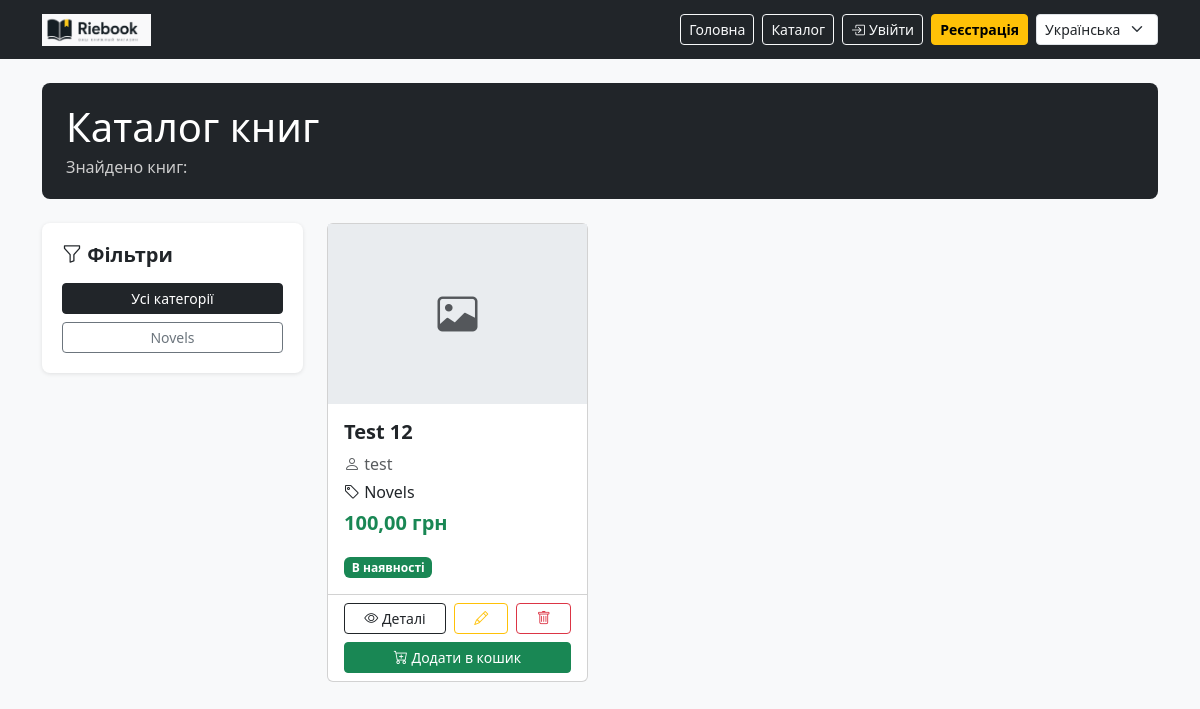
The page /books/ on the database its author committed.
### booksite_functions/models.py (models this page shows, shortened)
class Category(models.Model):
    name = models.CharField(max_length=20)
    slug = models.SlugField(max_length=20, unique=True)
    class Meta:
        verbose_name_plural = "Categories"

class Book(models.Model):
    STOCK_CHOICES = [
        ("y", _("In stock")),
        ("n", _("Out of stock"))
    ]
    title = models.CharField(max_length=20, verbose_name=_("Title"))
    photo = models.ImageField(upload_to="books/", blank=True, null=True, verbose_name=_("Photo"))
    author = models.TextField(verbose_name=_("Author"))
    price = models.DecimalField(max_digits=10, decimal_places=2, verbose_name=_("Price"))
    description = models.CharField(max_length=150, verbose_name=_("Description"))
    stock = models.CharField(max_length=1, choices=STOCK_CHOICES, default="y", verbose_name=_("Stock status"))
    category = models.ForeignKey(Category, on_delete=models.CASCADE, related_name="books", null=True, verbose_name=_("Category"))
    class Meta:
        verbose_name = _("Book")
        verbose_name_plural = _("Books")

### booksite_functions/views.py (the view)
# urls.py: path("books/", views.async_book_list, name="book-list"),
async def async_book_list(request):
    category_slug = request.GET.get("category")
    if category_slug:
        books_queryset = Book.objects.select_related("category").filter(category__slug=category_slug)
    else:
        books_queryset = Book.objects.select_related("category").all()
    books = [b async for b in books_queryset]
    categories = [c async for c in Category.objects.all()]
    return render(request, "book_list.html", {
        "books_l": books,
        "categories": categories
    })

### booksite_functions/templates/book_list.html (shortened to what this page needs)
{% extends "base.html" %}
{% load i18n %}
{% block content %}
<div class="page-header">
    <h1 class="mb-0"> {% translate "Book Catalog" %}</h1>
    <p class="mb-0 mt-1" style="color:#ccc;">{% translate "Books found" %}: {{ paginator.count }}</p>
</div>
<div class="row">
    <div class="col-md-3 mb-4">
        <div class="filter-sidebar">
            <h5 class="fw-bold mb-3"><i class="bi bi-funnel"></i> {% translate "Filters" %}</h5>
            <div class="d-flex flex-column gap-2">
                <a href="{% url 'books:book-list' %}"
                    class="btn btn-sm {% if not request.GET.category %}btn-dark{% else %}btn-outline-secondary{% endif %}">
                    {% translate "All categories" %}
                </a>
                {% for category in categories %}
                <a href="?category={{ category.slug }}"
                    class="btn btn-sm {% if request.GET.category == category.slug %}btn-gold{% else %}btn-outline-secondary{% endif %}">
                    {{ category.name }}
                </a>
                {% endfor %}
            </div>
        </div>
    </div>
    <div class="col-md-9">
        <div class="row row-cols-1 row-cols-md-3 g-4">
            {% for book in books_l %}
            <div class="col">
                <div class="card h-100">
                    {% if book.photo %}
                    <img src="{{ book.photo.url }}" class="card-img-top" style="height:180px; object-fit:cover;">
                    {% else %}
                    <div
                        style="height:180px; background:#e9ecef; display:flex; align-items:center; justify-content:center;">
                        <i class="bi bi-image text-muted fs-1"></i>
                    </div>
                    {% endif %}
                    <div class="card-body">
                        <h5 class="card-title fw-bold">{{ book.title }}</h5>
                        <p class="text-muted mb-1"><i class="bi bi-person"></i> {{ book.author }}</p>
                        <p class="mb-1"><i class="bi bi-tag"></i> {{ book.category }}</p>
                        <p class="fw-bold text-success fs-5">{{ book.price }} {% translate "UAH" %}</p>
                        {% if book.stock == "y" %}
                        <span class="badge badge-stock-y">{% translate "In stock" %}</span>
                        {% else %}
                        <span class="badge badge-stock-n">{% translate "Out of stock" %}</span>
                        {% endif %}
                    </div>
                    <div class="card-footer bg-transparent d-flex flex-column gap-2">
                        <div class="d-flex gap-2">
                            <a href="{% url 'books:book-detail' book.pk %}"
                                class="btn btn-sm btn-outline-dark flex-fill">
                                <i class="bi bi-eye"></i> {% translate "Details" %}
                            </a>
                            <a href="{% url 'books:book-update' book.pk %}"
                                class="btn btn-sm btn-outline-warning flex-fill">
                                <i class="bi bi-pencil"></i>
                            </a>
                            <a href="{% url 'books:book-delete' book.pk %}"
                                class="btn btn-sm btn-outline-danger flex-fill">
                                <i class="bi bi-trash"></i>
                            </a>
                        </div>
                        {% if book.stock == "y" %}
                        <a href="{% url 'books:cart_add' book.id %}" class="btn btn-sm btn-success w-100">
                            <i class="bi bi-cart-plus"></i> {% translate "Add to cart" %}
                        </a>
                        {% endif %}
                    </div>
                </div>
            </div>
            {% empty %}
            <div class="col-12">
                <div class="alert alert-info"><i class="bi bi-info-circle"></i> {% translate "No books found." %}</div>
            </div>
            {% endfor %}
        </div>
    </div>
</div>
{% endblock %}

### booksite_functions/templates/base.html (style rules this page uses)
.badge-stock-y { background-color: #198754; color: #fff; }
.page-header { background: #212529; color: #fff; padding: 20px 24px; border-radius: 8px; margin-bottom: 24px; }
.filter-sidebar { background: #fff; border-radius: 8px; padding: 20px; box-shadow: 0 1px 4px rgba(0, 0, 0, .1); }

### rows shown on the page
Category: name "Novels"
Book: title "Test 12", author "test", category "Novels", price "100,00"

### other values the page prints
form field language "Українська"
